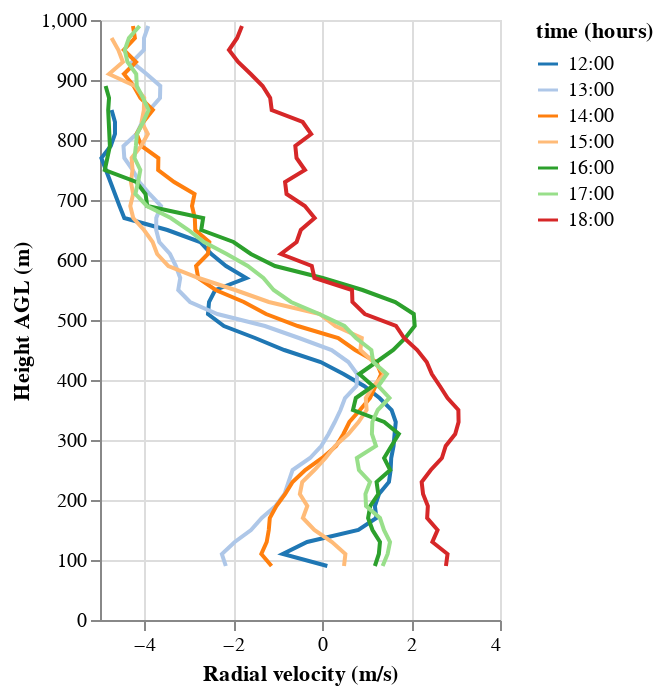

Notebook cell for this chart:
### Code cell
alt.Chart(
    src.assign(scan_date = src.scan_date.str[9:-2]).query("radial_velocity > -5")
).mark_line().encode(
    alt.X('mean(radial_velocity):Q').title('Radial velocity (m/s)'),
    alt.Y('z_group:Q').title('Height AGL (m)'),
    alt.Color('hours(time):O').scale(scheme='category20'),
    order='z_group:Q'
).properties(width=200)

### Figure 1 — Vega-Lite specification as saved in the notebook (floating-point values rounded to 4 significant figures; data arrays with more than 128 entries replaced by an {"elided": "..."} marker saying what was removed)
{"config": {"view": {"continuousWidth": 300, "continuousHeight": 300}}, "data": {"name": "data-7ad7e8e2b3f18ab98ba290e633ea31c4"}, "mark": {"type": "line"}, "encoding": {"color": {"field": "time", "scale": {"scheme": "category20"}, "timeUnit": "hours", "type": "ordinal"}, "order": {"field": "z_group", "type": "quantitative"}, "x": {"aggregate": "mean", "field": "radial_velocity", "title": "Radial velocity (m/s)", "type": "quantitative"}, "y": {"field": "z_group", "title": "Height AGL (m)", "type": "quantitative"}}, "width": 200, "$schema": "https://vega.github.io/schema/vega-lite/v5.20.1.json", "datasets": {"data-7ad7e8e2b3f18ab98ba290e633ea31c4": {"elided": "3328 records"}}}
